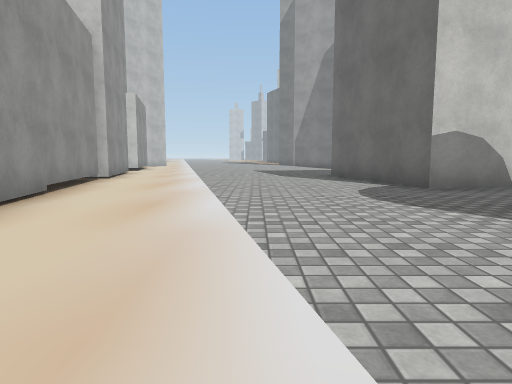
view 1 (above)

19 first-person views from a walk through a 3-D level made in the Unity game engine. The camera is 1.2 m above the floor, tilts 6° down and sees 75° across. The floor is counted in squares, 2 m on a side. Each view is taken from the middle of a square. On the plan, view 1 faces up. The plan holds only what a view shows up to about 10 squares ahead; the rest is blank. The place goes on beyond the plan. The player is left out. Some surface patterns are stand-ins.

view 2
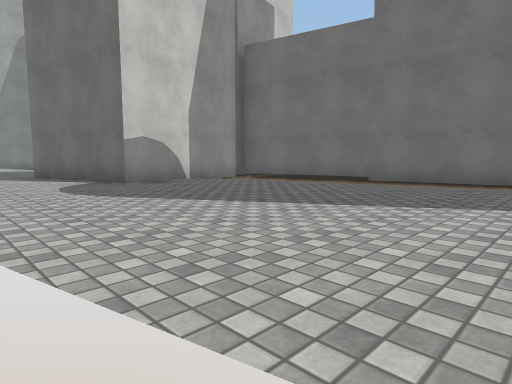

view 3
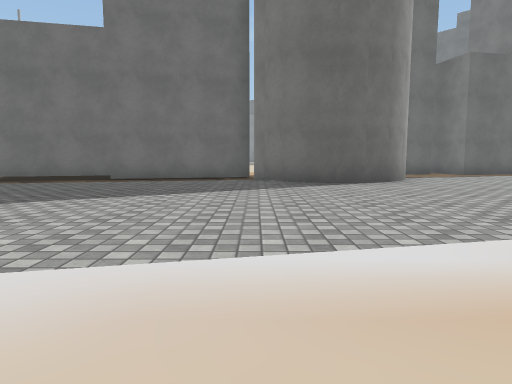

view 4
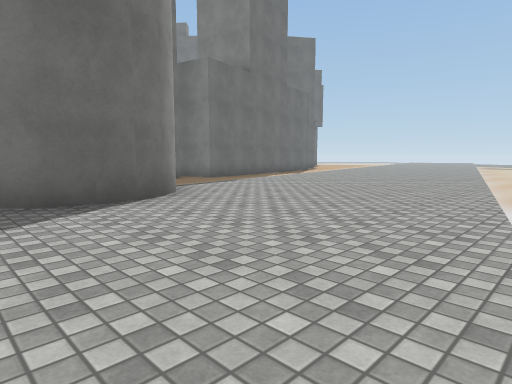

view 5
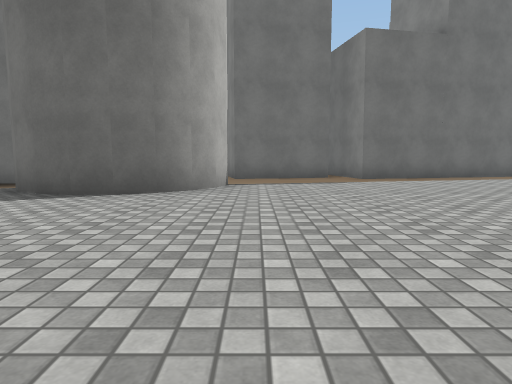

view 6
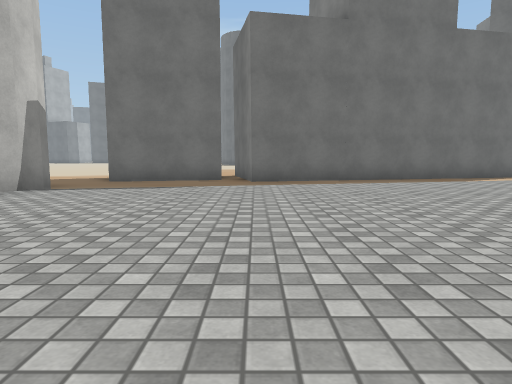

view 7
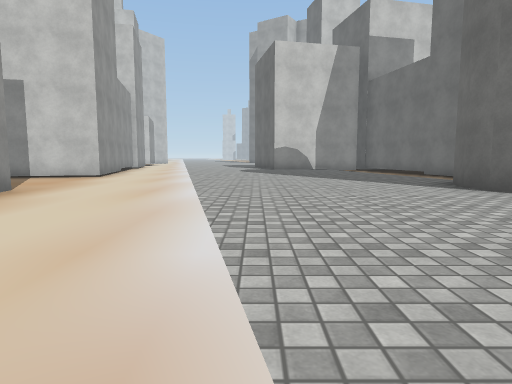

view 8
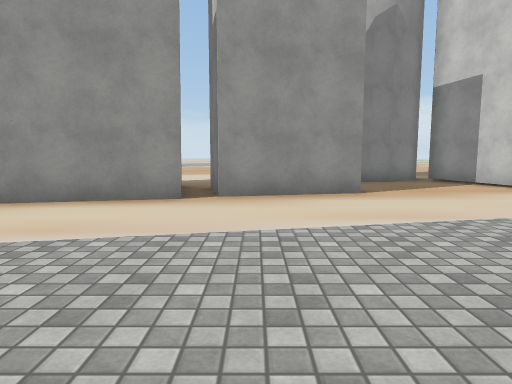

view 9
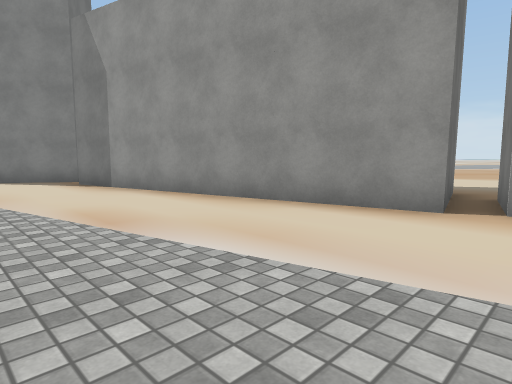

view 10
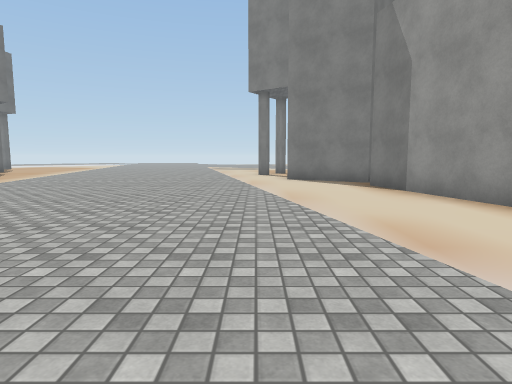

view 11
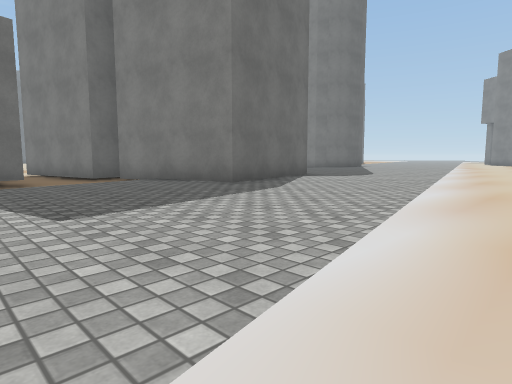

view 12
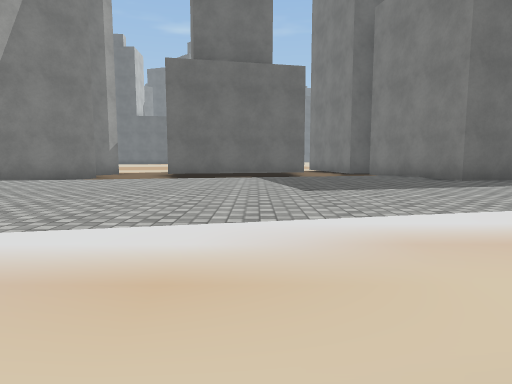

view 13
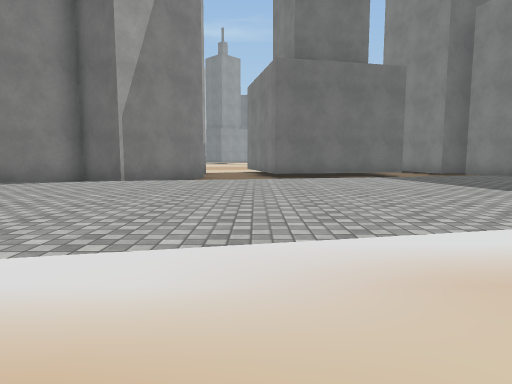

view 14
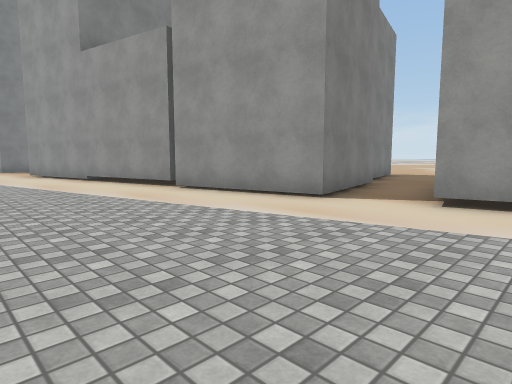

view 15
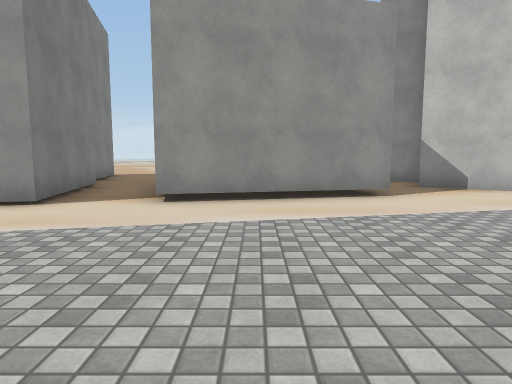

view 16
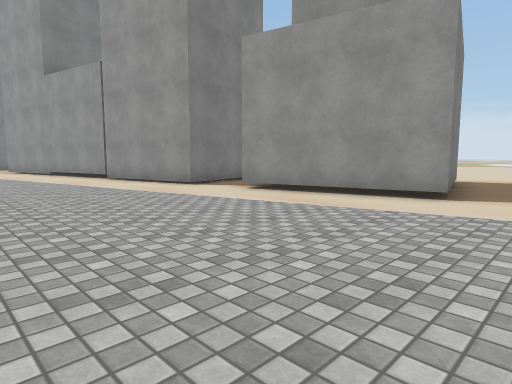

view 17
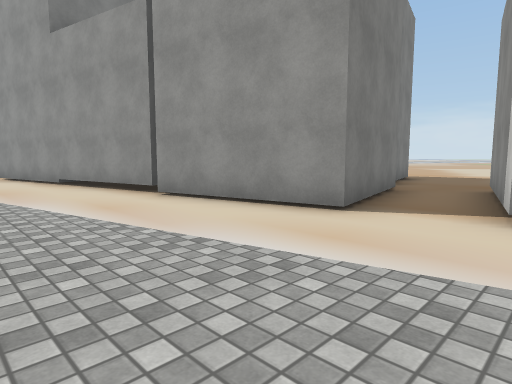

view 18
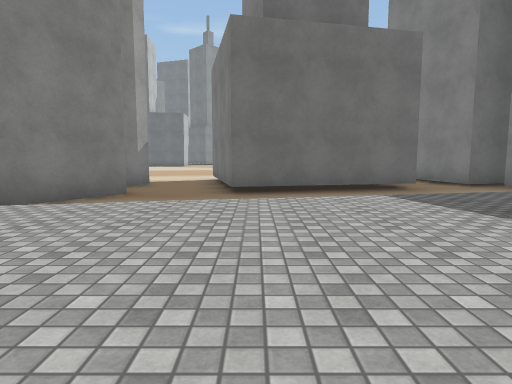

view 19
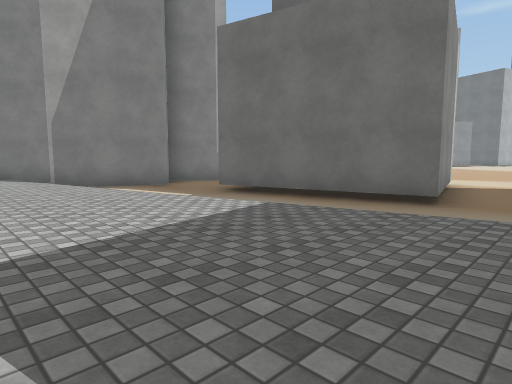

### Floor plan
Key: @ floor where view 1 was taken; # wall or solid block; x gap in a wall; . main floor; : floor 0.25 m higher than the main floor; / step, stairs or slope.
Columns run from 11 left of view 1 to 12 right of it. Each row starts with its distance up from view 1.
 20  #.#.../:::::.#
 19  ....../:::::/####
 18  ..###..:::::/.#.#..
 17   ## #..::::::......
 16      #../:::::...###
 15     ##../:::::/.##
 14   ###....:::::/.#
 13 .........:::::/.#  ##..
 12 ...####../:::::.####...
 11 ##    #../:::::.......
 10       #../:::::/.####
  9       #...::::####
  8       ##..:::##
  7        #../:::#   #
  6        #../:::#####
  5        #...:::::/.#
  4        ##..:::::/ ##
  3         #../::::: .#
  2      ####../:::::..#
  1     #....../:::::/.#
  0     ##.....@:::::/.#
 -1      #......::::::##
 -2         #.../::::##
 -3         #.../::::#   ..
 -4         ##...::::###...
 -5      ...#....:::::/...#
 -6      ..###.../:::::...#
 -7          ##../:::::...#
 -8           #../:::::/..##
 -9           #...:::::/..#
-10           #...::::::..#
-11           #.../:::::..#
-12           ##../:::::/.##
-13            #...:::::/..#
-14            x...:::::/ .#

Where each view was taken, in squares from view 1:
view 1: 0 up, 0 right, facing up
view 2: 1 down, 0 right, facing up-right
view 3: 1 down, 1 left, facing right
view 4: 1 down, 1 right, facing down-right
view 5: 5 down, 1 right, facing right
view 6: 8 down, 2 right, facing right
view 7: 8 down, 2 right, facing up
view 8: 4 down, 4 right, facing left
view 9: 4 down, 3 right, facing down-left
view 10: 5 down, 3 right, facing down
view 11: 13 up, 3 left, facing down-right
view 12: 13 up, 5 left, facing right
view 13: 16 up, 5 left, facing right
view 14: 16 up, 0 right, facing down-left
view 15: 16 up, 0 right, facing left
view 16: 20 up, 0 right, facing down-left
view 17: 15 up, 1 left, facing down-left
view 18: 15 up, 2 left, facing right
view 19: 10 up, 0 right, facing up-right
